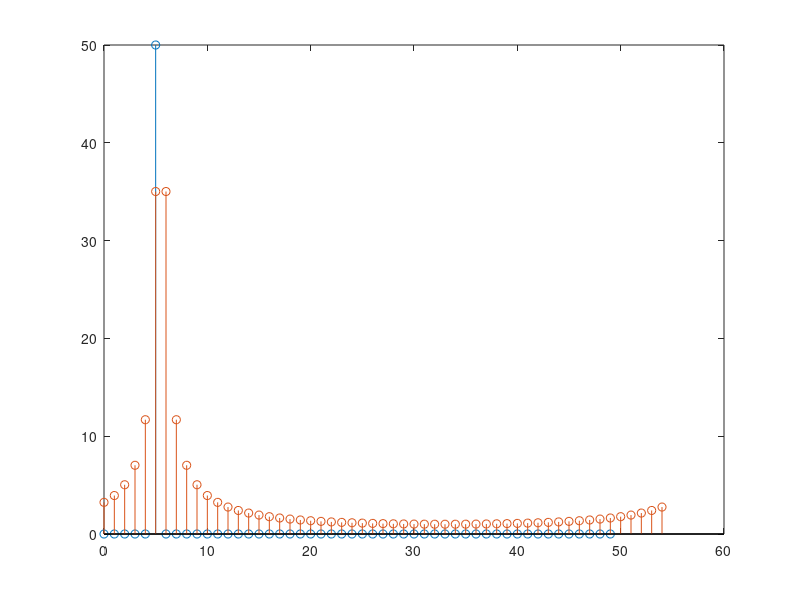

Write MATLAB code to recreate this figure.
f0 = 10;
Fs = 100;   % 5 times better than Nyquist

N1 = 50;
n = [0:1:N1-1];
Dt = 1/Fs;
t = n*Dt;
x = exp(i*2*pi*f0*t);
X = fft(x);
stem(n, abs(X));
figure(1);
hold on

N2 = 55;
n = [0:1:N2-1];
Dt = 1/Fs;
t = n*Dt;
x = exp(i*2*pi*f0*t);
X = fft(x);
stem(n, abs(X));


